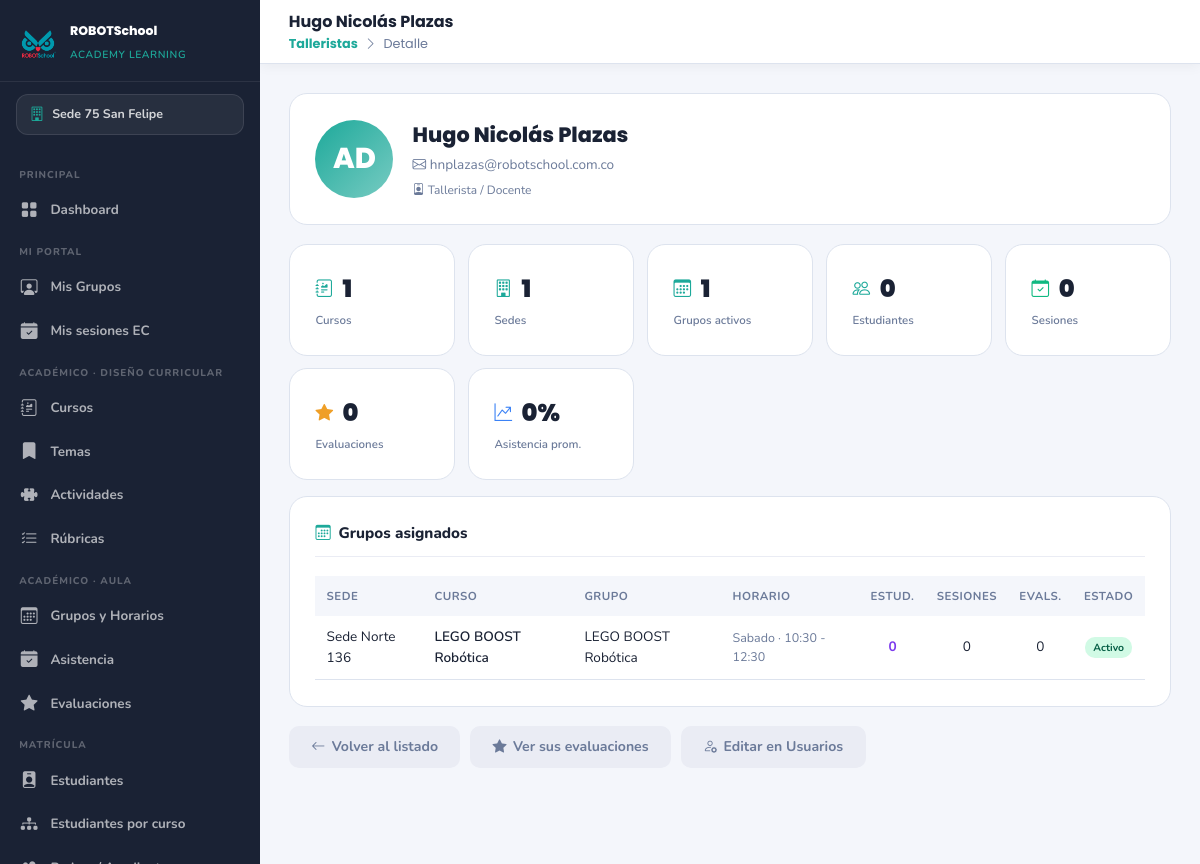
Screenshot of /modulos/academico/tallerista_ver.php?id=13 (signed in) with the database file from the repository.
### tables this page shows
CREATE TABLE `sedes` (
  `id` int(10) UNSIGNED NOT NULL,
  `nombre` varchar(100) NOT NULL,
  `ciudad` varchar(80) NOT NULL,
  `direccion` varchar(150) NOT NULL,
  `telefono` varchar(20) DEFAULT NULL,
  `email` varchar(100) DEFAULT NULL,
  `activa` tinyint(1) NOT NULL DEFAULT 1,
  `created_at` datetime NOT NULL DEFAULT current_timestamp()
);

CREATE TABLE `usuarios` (
  `id` int(10) UNSIGNED NOT NULL,
  `sede_id` int(10) UNSIGNED DEFAULT NULL COMMENT 'NULL = admin general',
  `nombre` varchar(120) NOT NULL,
  `email` varchar(120) NOT NULL,
  `password_hash` varchar(255) NOT NULL,
  `rol` enum('admin_general','admin_sede','coordinador_pedagogico','docente','padre') NOT NULL DEFAULT 'padre',
  `activo` tinyint(1) NOT NULL DEFAULT 1,
  `ultimo_login` datetime DEFAULT NULL,
  `created_at` datetime NOT NULL DEFAULT current_timestamp()
);

CREATE TABLE `grupos` (
  `id` int(10) UNSIGNED NOT NULL,
  `curso_id` int(10) UNSIGNED NOT NULL,
  `sede_id` int(10) UNSIGNED NOT NULL,
  `nombre` varchar(100) NOT NULL COMMENT 'Ej: Grupo Sábado S1',
  `dia_semana` enum('lunes','martes','miercoles','jueves','viernes','sabado','domingo') NOT NULL,
  `hora_inicio` time NOT NULL,
  `hora_fin` time NOT NULL,
  `modalidad` enum('presencial','virtual','hibrida') NOT NULL DEFAULT 'presencial',
  `cupo_equipos` int(10) UNSIGNED DEFAULT NULL COMMENT 'Calculado por equipos asignados',
  `cupo_aula` int(10) UNSIGNED DEFAULT NULL COMMENT 'Capacidad física del aula',
  `cupo_admin` int(10) UNSIGNED DEFAULT NULL COMMENT 'Límite manual del admin',
  `cupo_real` int(10) UNSIGNED NOT NULL DEFAULT 0 COMMENT 'MIN de los tres anteriores — calculado',
  `periodo` varchar(20) NOT NULL COMMENT 'Ej: 2026-1',
  `fecha_inicio` date DEFAULT NULL,
  `fecha_fin` date DEFAULT NULL,
  `activo` tinyint(1) NOT NULL DEFAULT 1,
  `created_at` datetime NOT NULL DEFAULT current_timestamp(),
  `updated_at` datetime NOT NULL DEFAULT current_timestamp() ON UPDATE current_timestamp()
);

CREATE TABLE `cursos` (
  `id` int(10) UNSIGNED NOT NULL,
  `nombre` varchar(150) NOT NULL,
  `imagen` varchar(255) DEFAULT NULL COMMENT 'Ruta relativa en /uploads/cursos/',
  `introduccion` text DEFAULT NULL,
  `objetivos` text DEFAULT NULL,
  `edad_min` tinyint(3) UNSIGNED DEFAULT NULL,
  `edad_max` tinyint(3) UNSIGNED DEFAULT NULL,
  `valor` decimal(10,2) NOT NULL DEFAULT 0.00,
  `tipo_valor` enum('mensual','semestral') NOT NULL DEFAULT 'mensual',
  `cupo_maximo` int(10) UNSIGNED NOT NULL DEFAULT 20,
  `publicado` tinyint(1) NOT NULL DEFAULT 0,
  `orden` int(10) UNSIGNED NOT NULL DEFAULT 0,
  `created_at` datetime NOT NULL DEFAULT current_timestamp(),
  `updated_at` datetime NOT NULL DEFAULT current_timestamp() ON UPDATE current_timestamp()
);

### config/config.php (called while the page is built, shortened)
<?php
function h($str) {
    return htmlspecialchars($str ?? '', ENT_QUOTES, 'UTF-8');
}

### modulos/academico/tallerista_ver.php (the view, shortened to what this page needs)
<?php
require_once __DIR__ . '/../../config/config.php';
require_once ROOT . '/config/auth.php';
$id = (int)($_GET['id'] ?? 0);
$s = $pdo->prepare("SELECT u.*, s.nombre AS sede_nombre
                    FROM usuarios u
                    LEFT JOIN sedes s ON s.id = u.sede_id
                    WHERE u.id = ? AND u.rol IN ('docente','coordinador_pedagogico')");
$s->execute([$id]);
$t = $s->fetch();
$menu_activo = 'talleristas';
$grupos = $pdo->prepare("
    SELECT g.id, g.nombre AS grupo_nombre,
        CONCAT(TIME_FORMAT(g.hora_inicio,'%H:%i'),' - ',TIME_FORMAT(g.hora_fin,'%H:%i')) AS horario,
        g.dia_semana, g.activo,
        c.id AS curso_id, c.nombre AS curso_nombre,
        se.id AS sede_id, se.nombre AS sede_nombre,
        (SELECT COUNT(*) FROM matriculas m WHERE m.grupo_id = g.id AND m.estado = 'activa') AS estudiantes,
        (SELECT COUNT(*) FROM sesiones ses WHERE ses.grupo_id = g.id) AS sesiones_dictadas,
        (SELECT COUNT(*) FROM evaluaciones e
         JOIN matriculas m ON m.id = e.matricula_id
         WHERE m.grupo_id = g.id AND e.docente_id = ?) AS evaluaciones_hechas
    FROM docente_grupos dg
    JOIN grupos g ON g.id = dg.grupo_id
    JOIN cursos c ON c.id = g.curso_id
    JOIN sedes se ON se.id = g.sede_id
    WHERE dg.docente_id = ?
    ORDER BY g.activo DESC, se.nombre, c.nombre, g.nombre
");
$grupos->execute([$id, $id]);
$grupos = $grupos->fetchAll();
$total_grupos_act   = 0;
$total_estudiantes  = 0;
$cursos_distintos   = [];
$sedes_distintas    = [];
foreach ($grupos as $g) {
    if ($g['activo']) $total_grupos_act++;
    $total_estudiantes += (int)$g['estudiantes'];
    $cursos_distintos[$g['curso_id']] = $g['curso_nombre'];
    $sedes_distintas[$g['sede_id']]   = $g['sede_nombre'];
}
$total_eval = (int)$pdo->query("SELECT COUNT(*) FROM evaluaciones WHERE docente_id = $id")->fetchColumn();
$total_sesiones = (int)$pdo->query("SELECT COUNT(*) FROM sesiones WHERE creado_por = $id")->fetchColumn();
$ast = $pdo->prepare("
    SELECT
        SUM(CASE WHEN a.estado = 'presente' THEN 1 ELSE 0 END) AS presentes,
        COUNT(*) AS total
    FROM asistencia a
    JOIN sesiones ses ON ses.id = a.sesion_id
    WHERE ses.grupo_id IN (SELECT grupo_id FROM docente_grupos WHERE docente_id = ?)
");
$ast->execute([$id]);
$astr = $ast->fetch();
$asistencia_pct = ($astr && $astr['total'] > 0) ? round(100 * $astr['presentes'] / $astr['total']) : 0;
$es_coord = $t['rol'] === 'coordinador_pedagogico';
$color = $es_coord ? '#7c3aed' : '#1DA99A';
$rol_lbl = $es_coord ? 'Coordinador pedag&oacute;gico' : 'Tallerista / Docente';
require_once ROOT . '/includes/head.php';
require_once ROOT . '/includes/sidebar.php';
?>
<header class="main-header">
  <div class="header-title">
    <?= h($t['nombre']) ?>
    <small><span class="breadcrumb-rsal">
      <a href="<?= $U ?>modulos/academico/talleristas.php">Talleristas</a>
      <i class="bi bi-chevron-right"></i>
      Detalle
    </span></small>
  </div>
</header>
<main class="main-content">
  <div class="card-rsal" style="display:flex;align-items:center;gap:1.2rem;flex-wrap:wrap;">
    <div style="width:78px;height:78px;border-radius:50%;background:linear-gradient(135deg,<?= $color ?>,<?= $color ?>99);color:#fff;display:flex;align-items:center;justify-content:center;font-family:'Poppins',sans-serif;font-size:1.8rem;font-weight:800;flex-shrink:0;">
      <?= h($iniciales) ?>
    </div>
    <div style="flex:1;min-width:240px;">
      <div style="font-family:'Poppins',sans-serif;font-size:1.3rem;font-weight:800;color:var(--dark);margin-bottom:.3rem;">
        <?= h($t['nombre']) ?>
      </div>
      <div style="font-size:.85rem;color:var(--muted);margin-bottom:.3rem;">
        <i class="bi bi-envelope"></i> <?= h($t['email']) ?>
      </div>
      <div style="display:flex;gap:.8rem;flex-wrap:wrap;font-size:.75rem;color:var(--muted);">
        <span><i class="bi bi-person-badge"></i> <?= $rol_lbl ?></span>
      </div>
    </div>
  </div>
  <div style="display:grid;grid-template-columns:repeat(auto-fit,minmax(150px,1fr));gap:.8rem;margin:1rem 0;">
    <?php
    $metricas = [
      ['val'=>count($cursos_distintos),  'lbl'=>'Cursos',          'icon'=>'bi-journal-richtext', 'color'=>$color],
      ['val'=>count($sedes_distintas),   'lbl'=>'Sedes',           'icon'=>'bi-building',         'color'=>$color],
      ['val'=>$total_grupos_act,         'lbl'=>'Grupos activos',  'icon'=>'bi-calendar3',        'color'=>$color],
      ['val'=>$total_estudiantes,        'lbl'=>'Estudiantes',     'icon'=>'bi-people',           'color'=>$color],
      ['val'=>$total_sesiones,           'lbl'=>'Sesiones',        'icon'=>'bi-calendar-check',   'color'=>'#10B981'],
      ['val'=>$total_eval,               'lbl'=>'Evaluaciones',    'icon'=>'bi-star-fill',        'color'=>'#EF9F27'],
      ['val'=>$asistencia_pct.'%',       'lbl'=>'Asistencia prom.','icon'=>'bi-graph-up-arrow',   'color'=>'#3B82F6'],
    ];
    foreach ($metricas as $m):
    ?>
    <div class="card-rsal" style="margin:0;">
      <div style="display:flex;align-items:center;gap:.6rem;margin-bottom:.3rem;">
        <i class="bi <?= $m['icon'] ?>" style="color:<?= $m['color'] ?>;font-size:1.1rem;"></i>
        <div style="font-family:'Poppins',sans-serif;font-size:1.5rem;font-weight:900;color:var(--dark);"><?= $m['val'] ?></div>
      </div>
      <div style="font-size:.72rem;color:var(--muted);font-weight:600;"><?= $m['lbl'] ?></div>
    </div>
    <?php endforeach; ?>
  </div>
  <div class="card-rsal">
    <div class="card-rsal-title"><i class="bi bi-calendar3"></i> Grupos asignados</div>
    <?php if (empty($grupos)): ?>
      <div style="padding:1.5rem;text-align:center;color:var(--muted);">
        <i class="bi bi-inbox" style="font-size:2rem;opacity:.4;"></i>
        <p style="margin-top:.5rem;">Este tallerista no tiene grupos asignados.</p>
      </div>
    <?php else: ?>
      <div style="overflow-x:auto;">
      <table style="width:100%;border-collapse:collapse;font-size:.85rem;">
        <thead>
          <tr style="background:var(--gray);">
            <th style="padding:.7rem;text-align:left;font-weight:700;color:var(--muted);font-size:.72rem;text-transform:uppercase;letter-spacing:.5px;">Sede</th>
            <th style="padding:.7rem;text-align:left;font-weight:700;color:var(--muted);font-size:.72rem;text-transform:uppercase;letter-spacing:.5px;">Curso</th>
            <th style="padding:.7rem;text-align:left;font-weight:700;color:var(--muted);font-size:.72rem;text-transform:uppercase;letter-spacing:.5px;">Grupo</th>
            <th style="padding:.7rem;text-align:left;font-weight:700;color:var(--muted);font-size:.72rem;text-transform:uppercase;letter-spacing:.5px;">Horario</th>
            <th style="padding:.7rem;text-align:center;font-weight:700;color:var(--muted);font-size:.72rem;text-transform:uppercase;letter-spacing:.5px;">Estud.</th>
            <th style="padding:.7rem;text-align:center;font-weight:700;color:var(--muted);font-size:.72rem;text-transform:uppercase;letter-spacing:.5px;">Sesiones</th>
            <th style="padding:.7rem;text-align:center;font-weight:700;color:var(--muted);font-size:.72rem;text-transform:uppercase;letter-spacing:.5px;">Evals.</th>
            <th style="padding:.7rem;text-align:center;font-weight:700;color:var(--muted);font-size:.72rem;text-transform:uppercase;letter-spacing:.5px;">Estado</th>
          </tr>
        </thead>
        <tbody>
          <?php foreach ($grupos as $g): ?>
          <tr style="border-bottom:1px solid var(--border);<?= !$g['activo'] ? 'opacity:.55;' : '' ?>">
            <td style="padding:.7rem;"><?= h($g['sede_nombre']) ?></td>
            <td style="padding:.7rem;font-weight:600;"><?= h($g['curso_nombre']) ?></td>
            <td style="padding:.7rem;"><?= h($g['grupo_nombre']) ?></td>
            <td style="padding:.7rem;color:var(--muted);font-size:.78rem;">
              <?= h(ucfirst($g['dia_semana'] ?? '')) ?>
              <?php if ($g['horario']): ?> &middot; <?= h($g['horario']) ?><?php endif; ?>
            </td>
            <td style="padding:.7rem;text-align:center;font-weight:700;color:#7c3aed;"><?= (int)$g['estudiantes'] ?></td>
            <td style="padding:.7rem;text-align:center;"><?= (int)$g['sesiones_dictadas'] ?></td>
            <td style="padding:.7rem;text-align:center;"><?= (int)$g['evaluaciones_hechas'] ?></td>
            <td style="padding:.7rem;text-align:center;">
              <?php if ($g['activo']): ?>
                <span style="background:#d1fae5;color:#065f46;font-size:.65rem;font-weight:700;padding:3px 8px;border-radius:10px;">Activo</span>
              <?php else: ?>
                <span style="background:#F3F4F6;color:#6B7280;font-size:.65rem;font-weight:700;padding:3px 8px;border-radius:10px;">Inactivo</span>
              <?php endif; ?>
            </td>
          </tr>
          <?php endforeach; ?>
        </tbody>
      </table>
      </div>
    <?php endif; ?>
  </div>
  <div style="display:flex;gap:.6rem;margin-top:1rem;flex-wrap:wrap;">
    <a href="<?= $U ?>modulos/academico/talleristas.php" class="btn-rsal-secondary">
      <i class="bi bi-arrow-left"></i> Volver al listado
    </a>
    <a href="<?= $U ?>modulos/academico/evaluaciones/index.php?docente=<?= $id ?>" class="btn-rsal-secondary">
      <i class="bi bi-star-fill"></i> Ver sus evaluaciones
    </a>
    <a href="<?= $U ?>modulos/usuarios/form.php?id=<?= $id ?>" class="btn-rsal-secondary">
      <i class="bi bi-person-gear"></i> Editar en Usuarios
    </a>
  </div>
</main>
</body>
</html>

### includes/sidebar.php (shortened to what this page needs)
<?php
$menu_activo = $menu_activo ?? '';
$rol_actual  = $_SESSION['usuario_rol'] ?? '';
$sedes_nav = $pdo->query("SELECT * FROM sedes WHERE activa = 1 ORDER BY nombre")->fetchAll();
$sede_nombre_activa = 'Todas las sedes';
if ($rol_actual !== 'admin_general' && !empty($_SESSION['sede_id'])) {
    foreach ($sedes_nav as $s) {
        if ($s['id'] == $_SESSION['sede_id']) { $sede_nombre_activa = $s['nombre']; break; }
    }
}
$iniciales = strtoupper(substr($_SESSION['usuario_nombre'] ?? 'A', 0, 2));
function menu_class($nombre) {
    global $menu_activo;
    return $menu_activo === $nombre ? 'menu-item active' : 'menu-item';
}
$U = BASE_URL;
$es_admin    = in_array($rol_actual, ['admin_general','admin_sede']);
$es_coord    = in_array($rol_actual, ['admin_general','admin_sede','coordinador_pedagogico']);
$es_docente  = in_array($rol_actual, ['admin_general','admin_sede','coordinador_pedagogico','docente']);
?>
<nav class="sidebar" id="sidebar">
  <div class="sidebar-brand">
    <img src="<?= $U ?>assets/img/logo R sin fondo.png" alt="RSAL"/>
    <div class="sidebar-brand-text">
      <strong>ROBOTSchool</strong>
      <small>Academy Learning</small>
    </div>
  </div>
  <div class="sede-selector">
    <i class="bi bi-building"></i>
    <span><?= h($sede_nombre_activa) ?></span>
  </div>
  <div class="sidebar-menu">
    <?php if ($es_admin): ?>
    <div class="menu-section">Principal</div>
    <a href="<?= $U ?>dashboard.php" class="<?= menu_class('dashboard') ?>">
      <i class="bi bi-grid-fill"></i> Dashboard
    </a>
    <?php endif; ?>
    <?php if ($es_docente): ?>
    <div class="menu-section">Mi Portal</div>
    <a href="<?= $U ?>docente/index.php" class="<?= menu_class('docente') ?>">
      <i class="bi bi-person-workspace"></i> Mis Grupos
    </a>
    <a href="<?= $U ?>modulos/extracurriculares/asistencia/mis_sesiones.php" class="<?= menu_class('ec_mis_sesiones') ?>">
      <i class="bi bi-calendar-check-fill"></i> Mis sesiones EC
    </a>
    <?php endif; ?>
    <?php if ($es_coord): ?>
    <div class="menu-section">Acad&eacute;mico &middot; Dise&ntilde;o curricular</div>
    <a href="<?= $U ?>modulos/academico/cursos/index.php" class="<?= menu_class('cursos') ?>">
      <i class="bi bi-journal-richtext"></i> Cursos
    </a>
    <a href="<?= $U ?>modulos/academico/temas/index.php" class="<?= menu_class('temas') ?>">
      <i class="bi bi-bookmark-fill"></i> Temas
    </a>
    <a href="<?= $U ?>modulos/academico/actividades/index.php" class="<?= menu_class('actividades') ?>">
      <i class="bi bi-puzzle-fill"></i> Actividades
    </a>
    <a href="<?= $U ?>modulos/academico/rubricas/index.php" class="<?= menu_class('rubricas') ?>">
      <i class="bi bi-list-check"></i> R&uacute;bricas
    </a>
    <?php endif; ?>
    <?php if ($es_docente): ?>
    <div class="menu-section">Acad&eacute;mico &middot; Aula</div>
    <a href="<?= $U ?>modulos/academico/grupos/index.php" class="<?= menu_class('grupos') ?>">
      <i class="bi bi-calendar3"></i> Grupos y Horarios
    </a>
    <a href="<?= $U ?>modulos/academico/asistencia/index.php" class="<?= menu_class('asistencia') ?>">
      <i class="bi bi-calendar-check-fill"></i> Asistencia
    </a>
    <a href="<?= $U ?>modulos/academico/evaluaciones/index.php" class="<?= menu_class('evaluaciones') ?>">
      <i class="bi bi-star-fill"></i> Evaluaciones
    </a>
    <?php endif; ?>
    <?php if ($es_coord): ?>
    <div class="menu-section">Matr&iacute;cula</div>
    <a href="<?= $U ?>modulos/estudiantes/index.php" class="<?= menu_class('estudiantes') ?>">
      <i class="bi bi-person-badge-fill"></i> Estudiantes
    </a>
    <a href="<?= $U ?>modulos/academico/estudiantes_por_curso.php" class="<?= menu_class('estudiantes_curso') ?>">
      <i class="bi bi-diagram-3-fill"></i> Estudiantes por curso
    </a>
    <?php if ($es_admin): ?>
    <a href="<?= $U ?>modulos/padres/index.php" class="<?= menu_class('padres') ?>">
      <i class="bi bi-people-fill"></i> Padres / Acudientes
    </a>
    <?php endif; ?>
    <?php endif; ?>
  </div>
</nav>

### rows the page displays
sedes: nombre "Sede 75 San Felipe"
usuarios: nombre "Hugo Nicolás Plazas", email "hnplazas@robotschool.com.co", rol "Tallerista / Docente"
grupos: sede.nombre "Sede Norte 136", curso.nombre "LEGO BOOST Robótica", nombre "LEGO BOOST Robótica", dia_semana "Sabado", horario "10:30 - 12:30", estudiantes "0", sesiones_dictadas "0", evaluaciones_hechas "0", activo "Activo"

### other values shown
$iniciales "AD"
$m['val'] "1"
$m['lbl'] "Cursos"
$m['lbl'] "Sedes"
$m['lbl'] "Grupos activos"
$m['val'] "0"
$m['lbl'] "Estudiantes"
$m['lbl'] "Sesiones"
$m['lbl'] "Evaluaciones"
$m['val'] "0%"
$m['lbl'] "Asistencia prom."
